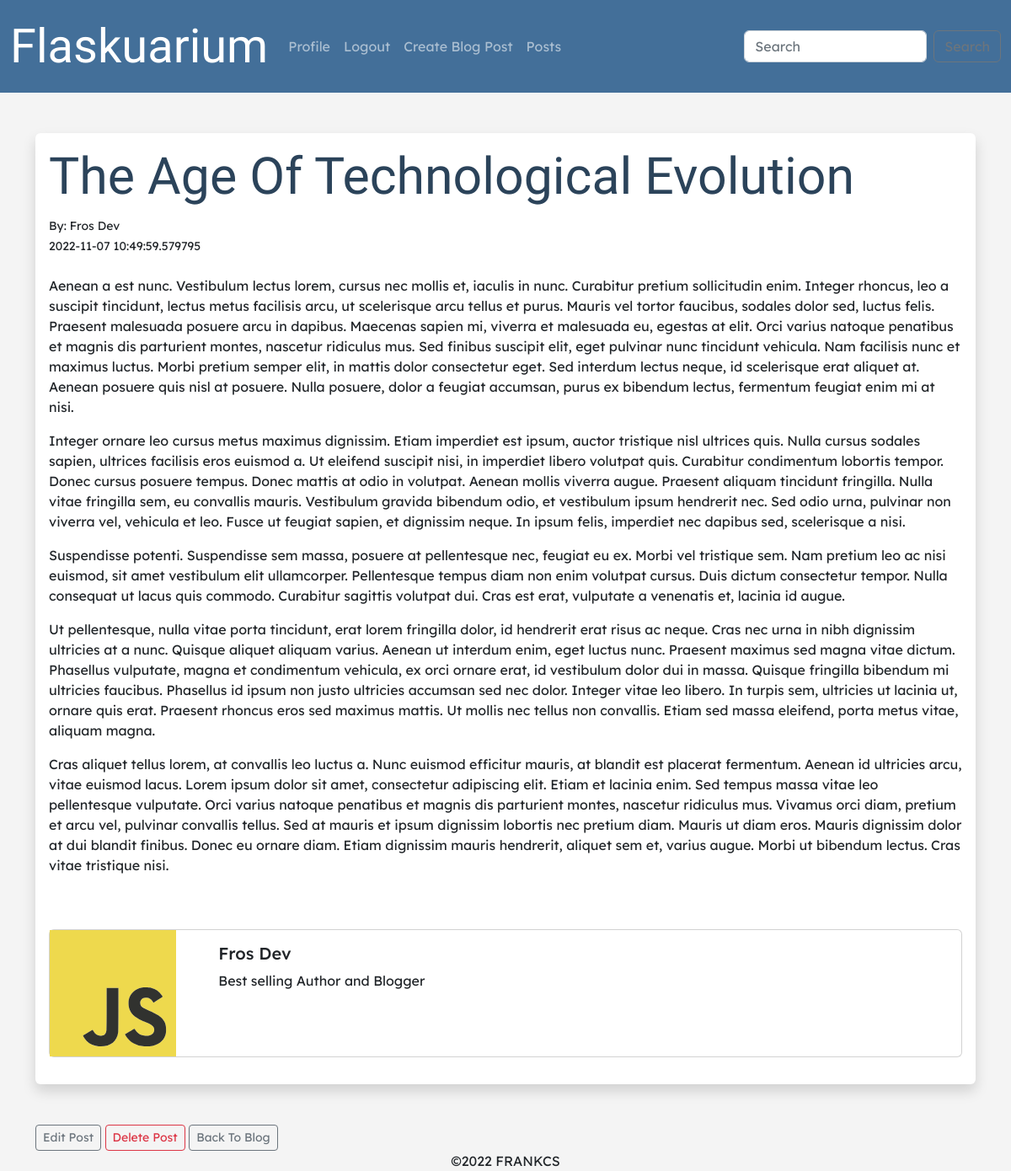
The app's page /posts/1 (signed in) with its own data.
### models.py (models this page shows, shortened)
class Posts(db.Model):
    __tablename__ = 'posts'
    id = db.Column(db.Integer, primary_key=True)
    title = db.Column(db.String(255))
    content = db.Column(db.Text)
    date_posted = db.Column(db.DateTime, default=datetime.utcnow)
    slug = db.Column(db.String(255))
    author_id = db.Column(db.Integer, db.ForeignKey('users.id'))

class Users(db.Model, UserMixin):
    __tablename__ = 'users'
    id = db.Column(db.Integer, primary_key=True)
    username = db.Column(db.String(20), nullable=False, unique=True)
    name = db.Column(db.String(200), nullable=False)
    email = db.Column(db.String(120), nullable=False, unique=True)
    bio = db.Column(db.Text(), nullable=True)
    date_added = db.Column(db.DateTime, default=datetime.utcnow)
    profile_pic = db.Column(db.String(), nullable=True)
    password_hash = db.Column(db.String(128))
    posts = db.relationship('Posts', backref='author')
    @property
    def password(self):
        raise AttributeError('password is not a readable attribute!')

### app.py (the view)
@app.route('/posts/<int:id>')
def post(id):
	post = Posts.query.get_or_404(id)
	return render_template('post.html', post=post)

### forms.py
class SearchForm(FlaskForm):
	searched = StringField("Searched", validators=[DataRequired()])
	submit = SubmitField("Submit")

### app.py (called while the page is built)
@login_manager.user_loader
def load_user(user_id):
	return Users.query.get(int(user_id))

@app.context_processor
def base():
	form = SearchForm()
	return dict(form=form)

### templates/post.html (shortened to what this page needs)
{% extends 'base.html' %} {% block content %}
<br />
<div class="shadow p-3 mb-5 bg-body rounded">
	<h2>{{ post.title }}</h2>
	<small
		>By: {{ post.author.name }}<br />
		{{ post.date_posted }}</small
	>
	<br /><br />
	{{ post.content|safe }}<br /><br />
	<div class="card mb-3">
		<div class="row no-gutters">
			<div class="col-md-2">
				{% if post.author.profile_pic %}
				<img
					src="{{ url_for('static', filename='images/' + post.author.profile_pic)}}"
					width="150"
					align="left"
				/>
				{% else %}
				<img
					src="{{ url_for('static', filename='images/default_profile_pic.png')}}"
					width="150"
					align="left"
				/>
				{% endif %}
			</div>
			<div class="col-md-10">
				<div class="card-body">
					<h5 class="card-title">{{ post.author.name }}</h5>
					<p class="card-text">
						{% if post.author.bio %} {{ post.author.bio }} {% else %} Author has
						no about profile yet... {% endif %}
					</p>
				</div>
			</div>
		</div>
	</div>
</div>
{% if post.author_id == current_user.id %}
<a
	href="{{ url_for('edit_post', id=post.id)}}"
	class="btn btn-outline-secondary btn-sm"
	>Edit Post</a
>
<a
	href="{{ url_for('delete_post', id=post.id)}}"
	class="btn btn-outline-danger btn-sm"
	>Delete Post</a
>
{% endif %}
<a href="{{ url_for('posts')}}" class="btn btn-outline-secondary btn-sm"
	>Back To Blog</a
>
{% endblock %}

### static/css/index.css (style rules this page uses)
h1, h2 { color: rgb(43, 67, 90); font-size: 3.8rem; font-family: "Big Shoulders Display", cursive; }
body { background: #f4f4f4; font-family: "Lexend Deca", sans-serif; margin: 0; padding: 0; box-sizing: border-box; }
a { text-decoration: none; }

### records on screen
Posts: title "The Age Of Technological Evolution", date_posted "2022-11-07 10:49:59.579795", content "Aenean a est nunc. Vestibulum lectus lorem, cursus nec mollis et, iaculis in nunc. Curabitur pretium sollicitudin enim. Integer rhoncus, leo a suscipit tincidunt, lectus metus facilisis arcu, ut scelerisque arcu tellus et purus. Mauris vel tortor faucibus, sodales dolor sed, luctus felis. Praesent malesuada posuere arcu in dapibus. Maecenas sapien mi, viverra et malesuada eu, egestas at elit. Orci varius natoque penatibus et magnis dis parturient montes, nascetur ridiculus mus. Sed finibus suscipit elit, eget pulvinar nunc tincidunt vehicula. Nam facilisis nunc et maximus luctus. Morbi pretium semper elit, in mattis dolor consectetur eget. Sed interdum lectus neque, id scelerisque erat…"
Users: author.name "Fros Dev", profile_pic (picture), author.bio "Best selling Author and Blogger"
